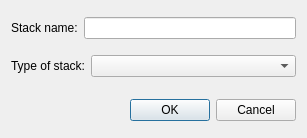
<?xml version="1.0" encoding="UTF-8"?>
<ui version="4.0">
 <class>Dialog</class>
 <widget class="QDialog" name="Dialog">
  <property name="geometry">
   <rect>
    <x>0</x>
    <y>0</y>
    <width>307</width>
    <height>138</height>
   </rect>
  </property>
  <property name="windowTitle">
   <string>Dialog</string>
  </property>
  <layout class="QGridLayout" name="gridLayout">
   <item row="0" column="0">
    <layout class="QVBoxLayout" name="verticalLayout">
     <item>
      <layout class="QHBoxLayout" name="horizontalLayout">
       <property name="bottomMargin">
        <number>10</number>
       </property>
       <item>
        <widget class="QLabel" name="label">
         <property name="sizePolicy">
          <sizepolicy hsizetype="Fixed" vsizetype="Preferred">
           <horstretch>0</horstretch>
           <verstretch>0</verstretch>
          </sizepolicy>
         </property>
         <property name="text">
          <string>Stack name:</string>
         </property>
        </widget>
       </item>
       <item>
        <widget class="QLineEdit" name="stack_name_line"/>
       </item>
      </layout>
     </item>
     <item>
      <layout class="QHBoxLayout" name="horizontalLayout_2">
       <property name="bottomMargin">
        <number>10</number>
       </property>
       <item>
        <widget class="QLabel" name="label_2">
         <property name="sizePolicy">
          <sizepolicy hsizetype="Fixed" vsizetype="Preferred">
           <horstretch>0</horstretch>
           <verstretch>0</verstretch>
          </sizepolicy>
         </property>
         <property name="text">
          <string>Type of stack:</string>
         </property>
        </widget>
       </item>
       <item>
        <widget class="QComboBox" name="stack_combo"/>
       </item>
      </layout>
     </item>
    </layout>
   </item>
   <item row="1" column="0">
    <widget class="QDialogButtonBox" name="buttonBox">
     <property name="orientation">
      <enum>Qt::Horizontal</enum>
     </property>
     <property name="standardButtons">
      <set>QDialogButtonBox::Cancel|QDialogButtonBox::Ok</set>
     </property>
    </widget>
   </item>
  </layout>
 </widget>
 <resources/>
 <connections>
  <connection>
   <sender>buttonBox</sender>
   <signal>accepted()</signal>
   <receiver>Dialog</receiver>
   <slot>accept()</slot>
   <hints>
    <hint type="sourcelabel">
     <x>248</x>
     <y>254</y>
    </hint>
    <hint type="destinationlabel">
     <x>157</x>
     <y>274</y>
    </hint>
   </hints>
  </connection>
  <connection>
   <sender>buttonBox</sender>
   <signal>rejected()</signal>
   <receiver>Dialog</receiver>
   <slot>reject()</slot>
   <hints>
    <hint type="sourcelabel">
     <x>316</x>
     <y>260</y>
    </hint>
    <hint type="destinationlabel">
     <x>286</x>
     <y>274</y>
    </hint>
   </hints>
  </connection>
 </connections>
</ui>
